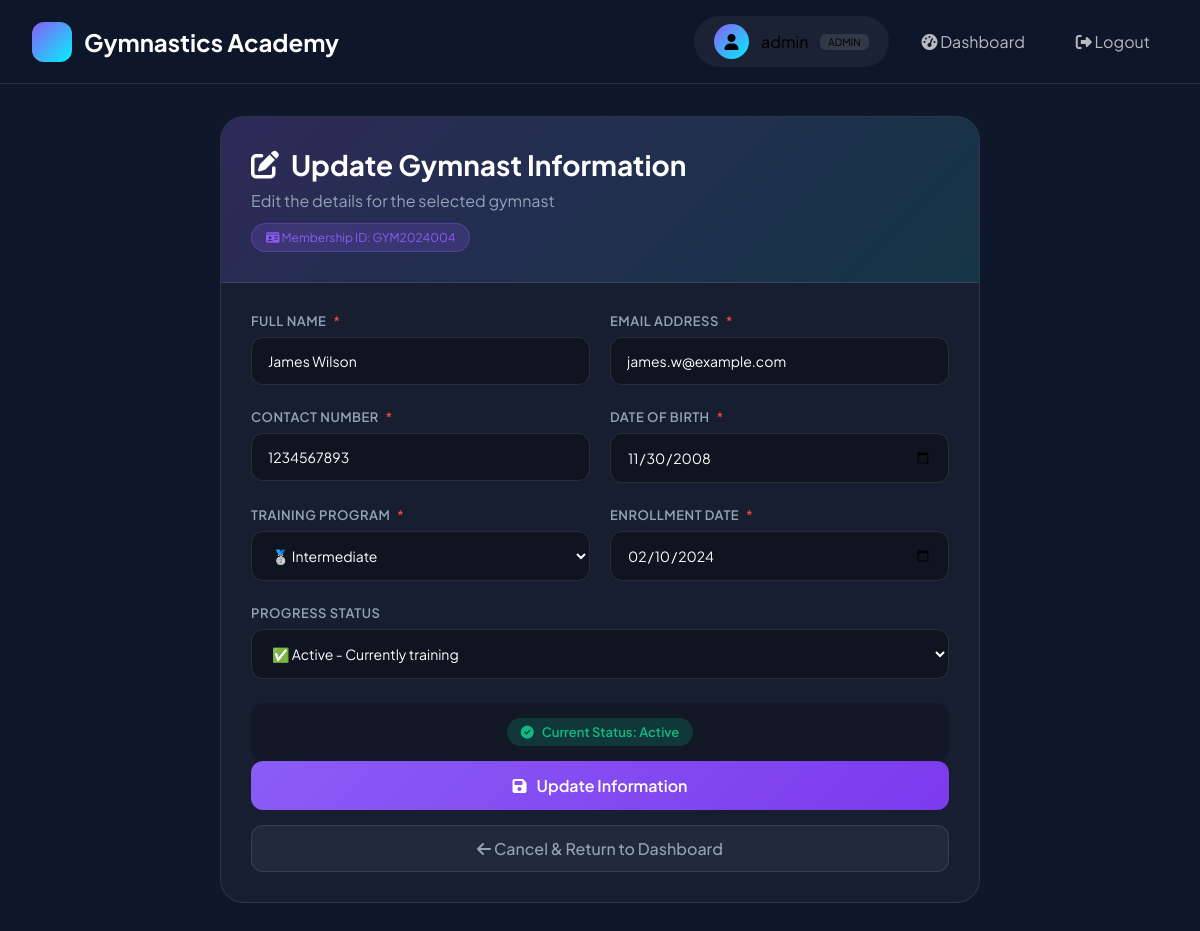
Page /update.php?id=4 (signed in) on the committed database.
### tables this page shows
CREATE TABLE IF NOT EXISTS gymnasts (
    id INT AUTO_INCREMENT PRIMARY KEY,
    membership_id VARCHAR(20) UNIQUE NOT NULL,
    full_name VARCHAR(100) NOT NULL,
    email VARCHAR(100) NOT NULL,
    contact_no VARCHAR(20) NOT NULL,
    date_of_birth DATE NOT NULL,
    training_program ENUM('Beginner', 'Intermediate', 'Advanced') NOT NULL,
    enrollment_date DATE NOT NULL,
    progress_status ENUM('Active', 'On Hold', 'Completed') DEFAULT 'Active',
    created_at TIMESTAMP DEFAULT CURRENT_TIMESTAMP,
    updated_at TIMESTAMP DEFAULT CURRENT_TIMESTAMP ON UPDATE CURRENT_TIMESTAMP,
    INDEX idx_membership (membership_id),
    INDEX idx_status (progress_status),
    INDEX idx_program (training_program)
);

### config/db.php (called while the page is built, shortened)
<?php
class Database {
    private static $instance = null;
    private $connection;
    private $host = 'localhost';
    private $username = 'root';
    private $password = 'Narutostorm4';
    private $database = 'gymnastics_academy';
    private function __construct() {
        $this->connection = new mysqli(
            $this->host,
            $this->username,
            $this->password,
            $this->database
        );
        $this->connection->set_charset("utf8mb4");
    }
    public static function getInstance() {
        if (self::$instance === null) {
            self::$instance = new Database();
        }
        return self::$instance;
    }
    public function executeQuery($sql, $types = "", $params = []) {
        $stmt = $this->connection->prepare($sql);
        if ($stmt && !empty($params)) {
            $stmt->bind_param($types, ...$params);
        }
        $stmt->execute();
        return $stmt;
    }
}
?>

### includes/GymnastManager.php (called while the page is built, shortened)
<?php
require_once 'config/db.php';
class GymnastManager {
    private $db;
    public function __construct() {
        $this->db = Database::getInstance();
    }
    public function getGymnastById($id) {
        $sql = "SELECT * FROM gymnasts WHERE id = ?";
        $stmt = $this->db->executeQuery($sql, "i", [$id]);
        $result = $stmt->get_result();
        return $result->fetch_assoc();
    }
}
?>

### update.php (the view, shortened to what this page needs)
<?php
require_once 'includes/GymnastManager.php';
$gymnastManager = new GymnastManager();
$id = isset($_GET['id']) ? intval($_GET['id']) : 0;
$gymnast = $gymnastManager->getGymnastById($id);
?>
<!DOCTYPE html>
<html lang="en">
<head>
    <link rel="stylesheet" href="https://cdnjs.cloudflare.com/ajax/libs/font-awesome/6.4.0/css/all.min.css">
</head>
<body>
    <nav class="navbar">
        <div class="nav-container">
            <a href="dashboard.php" class="logo">
                <div class="logo-icon"><i class="fas fa-gymnastics"></i></div>
                <span>Gymnastics Academy</span>
            </a>
            <div class="nav-links">
                <div class="user-info">
                    <div class="user-avatar"><i class="fas fa-user"></i></div>
                    <span><?php echo htmlspecialchars($_SESSION['username']); ?></span>
                    <span style="background: rgba(255,255,255,0.1); padding: 2px 8px; border-radius: 6px; font-size: 10px;">ADMIN</span>
                </div>
                <a href="dashboard.php"><i class="fas fa-tachometer-alt"></i> Dashboard</a>
                <a href="logout.php"><i class="fas fa-sign-out-alt"></i> Logout</a>
            </div>
        </div>
    </nav>
    <div class="container">
        <div class="form-card">
            <div class="card-header">
                <h1>
                    <i class="fas fa-edit"></i>
                    Update Gymnast Information
                </h1>
                <p>Edit the details for the selected gymnast</p>
                <div class="membership-badge">
                    <i class="fas fa-id-card"></i> Membership ID: <?php echo htmlspecialchars($gymnast['membership_id']); ?>
                </div>
            </div>
            <div class="card-body">
                <form method="POST" action="" id="updateForm">
                    <div class="form-row">
                        <div class="form-group">
                            <label>Full Name <span class="required">*</span></label>
                            <input type="text" name="full_name" required
                                   value="<?php echo htmlspecialchars($gymnast['full_name']); ?>"
                                   placeholder="Enter full name">
                        </div>
                        <div class="form-group">
                            <label>Email Address <span class="required">*</span></label>
                            <input type="email" name="email" required
                                   value="<?php echo htmlspecialchars($gymnast['email']); ?>"
                                   placeholder="email@example.com">
                        </div>
                    </div>
                    <div class="form-row">
                        <div class="form-group">
                            <label>Contact Number <span class="required">*</span></label>
                            <input type="tel" name="contact_no" required
                                   value="<?php echo htmlspecialchars($gymnast['contact_no']); ?>"
                                   placeholder="+1234567890">
                        </div>
                        <div class="form-group">
                            <label>Date of Birth <span class="required">*</span></label>
                            <input type="date" name="date_of_birth" required
                                   value="<?php echo $gymnast['date_of_birth']; ?>">
                        </div>
                    </div>
                    <div class="form-row">
                        <div class="form-group">
                            <label>Training Program <span class="required">*</span></label>
                            <select name="training_program" required>
                                <option value="Intermediate" <?php echo $gymnast['training_program'] == 'Intermediate' ? 'selected' : ''; ?>>
                                    🥈 Intermediate
                                </option>
                            </select>
                        </div>
                        <div class="form-group">
                            <label>Enrollment Date <span class="required">*</span></label>
                            <input type="date" name="enrollment_date" required
                                   value="<?php echo $gymnast['enrollment_date']; ?>">
                        </div>
                    </div>
                    <div class="form-group">
                        <label>Progress Status</label>
                        <select name="progress_status">
                            <option value="Active" <?php echo $gymnast['progress_status'] == 'Active' ? 'selected' : ''; ?>>
                                ✅ Active - Currently training
                            </option>
                        </select>
                    </div>
                    <div class="status-preview">
                        <span class="status-badge status-<?php echo strtolower(str_replace(' ', '', $gymnast['progress_status'])); ?>">
                            <i class="fas <?php echo $gymnast['progress_status'] == 'Active' ? 'fa-check-circle' : ($gymnast['progress_status'] == 'On Hold' ? 'fa-pause-circle' : 'fa-check-double'); ?>"></i>
                            Current Status: <?php echo $gymnast['progress_status']; ?>
                        </span>
                    </div>
                    <button type="submit" class="btn-update" id="updateBtn">
                        <i class="fas fa-save"></i> Update Information
                    </button>
                </form>
                <a href="dashboard.php" class="btn-cancel">
                    <i class="fas fa-arrow-left"></i> Cancel & Return to Dashboard
                </a>
            </div>
        </div>
    </div>
</body>
</html>

### update.php (style rules this page uses)
:root { --primary: #8B5CF6; --accent: #00F2FE; --success: #10b981; --warning: #f59e0b; --danger: #ef4444; --dark-bg: #0f172a; --card-bg: rgba(255, 255, 255, 0.03); --border: rgba(255, 255, 255, 0.1); }
* { margin: 0; padding: 0; box-sizing: border-box; font-family: 'Plus Jakarta Sans', sans-serif; }
body { background: var(--dark-bg); min-height: 100vh; }
.navbar { background: rgba(15, 23, 42, 0.95); backdrop-filter: blur(10px); border-bottom: 1px solid var(--border); padding: 1rem 2rem; position: sticky; top: 0; z-index: 1000; }
.nav-container { max-width: 1400px; margin: 0 auto; display: flex; justify-content: space-between; align-items: center; flex-wrap: wrap; gap: 15px; }
.logo { display: flex; align-items: center; gap: 12px; color: white; font-size: 1.5rem; font-weight: 700; text-decoration: none; }
.logo-icon { width: 40px; height: 40px; background: linear-gradient(135deg, var(--primary), var(--accent)); border-radius: 12px; display: flex; align-items: center; justify-content: center; }
.nav-links { display: flex; gap: 15px; align-items: center; flex-wrap: wrap; }
.nav-links a { color: rgba(255, 255, 255, 0.7); text-decoration: none; padding: 8px 18px; border-radius: 10px; transition: 0.3s; }
.user-info { display: flex; align-items: center; gap: 12px; background: rgba(255, 255, 255, 0.05); padding: 8px 20px; border-radius: 50px; }
.user-avatar { width: 35px; height: 35px; background: linear-gradient(135deg, var(--primary), var(--accent)); border-radius: 50%; display: flex; align-items: center; justify-content: center; }
.container { max-width: 800px; margin: 2rem auto; padding: 0 20px; }
.form-card { background: var(--card-bg); border: 1px solid var(--border); border-radius: 24px; overflow: hidden; }
.card-header { background: linear-gradient(135deg, rgba(139, 92, 246, 0.2), rgba(0, 242, 254, 0.1)); padding: 30px; border-bottom: 1px solid var(--border); }
.card-header h1 { color: white; font-size: 28px; display: flex; align-items: center; gap: 12px; }
.card-header p { color: #94a3b8; margin-top: 8px; }
.membership-badge { display: inline-block; background: rgba(139, 92, 246, 0.2); border: 1px solid rgba(139, 92, 246, 0.3); padding: 6px 14px; border-radius: 50px; font-size: 12px; color: var(--primary); margin-top: 12px; }
.card-body { padding: 30px; }
.form-group { margin-bottom: 24px; }
.form-group label { display: block; color: #94a3b8; margin-bottom: 8px; font-size: 13px; font-weight: 600; text-transform: uppercase; letter-spacing: 0.5px; }
.form-group label .required { color: var(--danger); margin-left: 4px; }
.form-group input, .form-group select { width: 100%; padding: 14px 16px; background: rgba(0, 0, 0, 0.3); border: 1px solid var(--border); border-radius: 12px; color: white; font-size: 14px; transition: 0.3s; }
.form-group input::placeholder { color: #4a5568; }
.form-row { display: grid; grid-template-columns: 1fr 1fr; gap: 20px; }
.btn-update { width: 100%; padding: 14px; background: linear-gradient(135deg, var(--primary), #7c3aed); color: white; border: none; border-radius: 12px; font-size: 16px; font-weight: 600; cursor: pointer; transition: 0.3s; display: flex; align-items: center; justify-content: center; gap: 10px; }
.btn-cancel { display: inline-block; margin-top: 15px; text-align: center; width: 100%; padding: 12px; background: rgba(255, 255, 255, 0.05); border: 1px solid var(--border); color: #94a3b8; text-decoration: none; border-radius: 12px; font-weight: 500; transition: 0.3s; }
.status-preview { margin-top: 20px; padding: 15px; background: rgba(0, 0, 0, 0.2); border-radius: 12px; text-align: center; }
.status-preview span { display: inline-flex; align-items: center; gap: 8px; padding: 6px 14px; border-radius: 50px; font-size: 13px; font-weight: 600; }
.status-badge { display: inline-flex; align-items: center; gap: 8px; padding: 6px 14px; border-radius: 50px; font-size: 13px; font-weight: 600; }
.status-active { background: rgba(16, 185, 129, 0.2); color: #10b981; }

### rows in the picture
gymnasts: membership "GYM2024004", full_name "James Wilson", email "james.w@example.com", contact_no "1234567893", date_of_birth "11/30/2008", training_program "🥈 Intermediate", enrollment_date "02/10/2024", progress_status "✅ Active - Currently training", progress_status "Active"

### other values in the picture
$_SESSION['username'] "admin"
